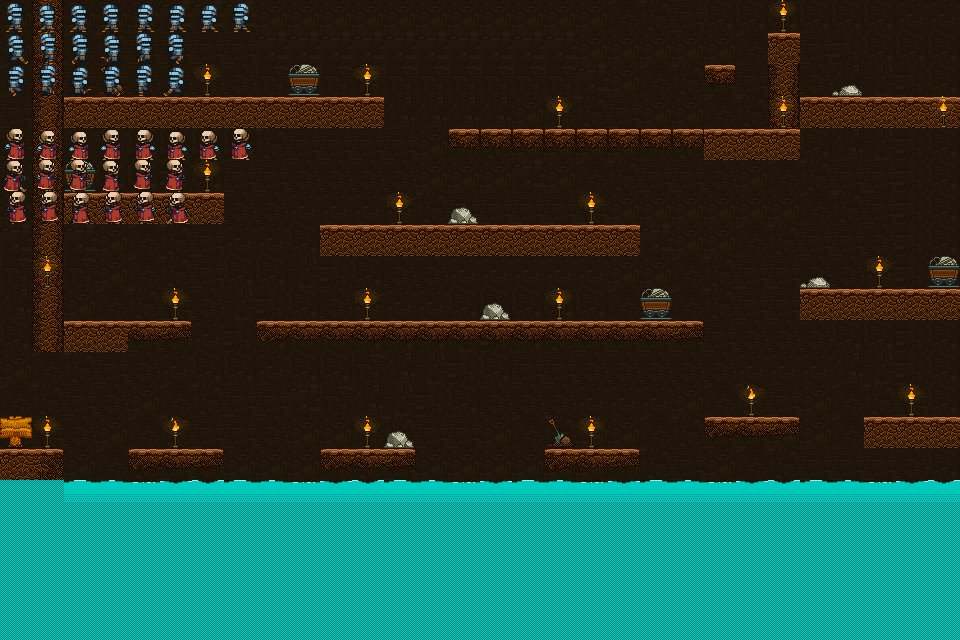

This is a level from a 2D game, rendered from its Tiled map with the project's own tilesets. A one-line summary and the map file follow, with tile-layer data summarised:
An orthogonal 30x20 tile map with 32x32 px tiles, 11 tile layers (Pozadina, Voda, Platforma, Ukrasi, ...), 5 tilesets and 6 objects (coin1, coin2, coin3, coin4, health1, ...).

<map version="1.10" tiledversion="1.10.2" orientation="orthogonal" renderorder="right-down" width="30" height="20" tilewidth="32" tileheight="32" infinite="0" nextlayerid="15" nextobjectid="9">
 <editorsettings>
  <export target="../map-3.js" format="js" />
 </editorsettings>
 <properties>
  <property name="class" value="galahad" />
 </properties>
 <tileset firstgid="1" name="0" tilewidth="32" tileheight="32" tilecount="144" columns="16">
  <image source="single_background.png" width="512" height="303" />
 </tileset>
 <tileset firstgid="145" name="1" tilewidth="32" tileheight="32" tilecount="160" columns="16">
  <image source="pixel_platform_03_tileset_final.png" width="512" height="320" />
 </tileset>
 <tileset firstgid="305" name="svi" tilewidth="32" tileheight="32" tilecount="600" columns="30">
  <image source="svi.png" width="960" height="640" />
 </tileset>
 <tileset firstgid="905" name="carobnj" tilewidth="32" tileheight="32" tilecount="600" columns="30">
  <image source="carobnj.png" width="960" height="640" />
 </tileset>
 <tileset firstgid="1505" name="W" tilewidth="32" tileheight="32" tilecount="600" columns="30">
  <image source="oruzje.png" width="960" height="640" />
 </tileset>
 <layer id="1" name="Pozadina" width="30" height="20">
  <data>[600 cells, 600 non-empty, 16 distinct tile ids]</data>
 </layer>
 <layer id="2" name="Voda" width="30" height="20">
  <data>[600 cells, 150 non-empty, 6 distinct tile ids]</data>
 </layer>
 <layer id="3" name="Platforma" width="30" height="20">
  <data>[600 cells, 96 non-empty, 7 distinct tile ids]</data>
 </layer>
 <layer id="4" name="Ukrasi" width="30" height="20">
  <data>[600 cells, 34 non-empty, 7 distinct tile ids]</data>
 </layer>
 <layer id="5" name="GlavniLik" width="30" height="20">
  <properties>
   <property name="class" value="" />
  </properties>
  <data>[600 cells, 20 non-empty, 20 distinct tile ids]</data>
 </layer>
 <layer id="6" name="Neprijatelj1" width="30" height="20">
  <properties>
   <property name="class" value="protivnik" />
  </properties>
  <data>[600 cells, 20 non-empty, 20 distinct tile ids]</data>
 </layer>
 <layer id="8" name="Neprijatelj2" width="30" height="20">
  <properties>
   <property name="class" value="protivnik" />
  </properties>
  <data>[600 cells, 20 non-empty, 20 distinct tile ids]</data>
 </layer>
 <layer id="9" name="Neprijatelj3" width="30" height="20">
  <properties>
   <property name="class" value="protivnik" />
  </properties>
  <data>[600 cells, 20 non-empty, 20 distinct tile ids]</data>
 </layer>
 <layer id="7" name="Neprijatelj4" width="30" height="20">
  <properties>
   <property name="class" value="protivnik" />
  </properties>
  <data>[600 cells, 20 non-empty, 20 distinct tile ids]</data>
 </layer>
 <layer id="14" name="Neprijatelj5" width="30" height="20">
  <properties>
   <property name="class" value="protivnik" />
  </properties>
  <data>[600 cells, 20 non-empty, 20 distinct tile ids]</data>
 </layer>
 <layer id="11" name="Boss" width="30" height="20">
  <properties>
   <property name="class" value="boss" />
  </properties>
  <data>[600 cells, 20 non-empty, 20 distinct tile ids]</data>
 </layer>
 <objectgroup id="10" name="razno">
  <properties>
   <property name="class" value="svi" />
  </properties>
  <object id="2" name="coin1" gid="150" x="928" y="384" width="32" height="32" />
  <object id="3" name="coin2" gid="150" x="352" y="416" width="32" height="32" />
  <object id="4" name="coin3" gid="150" x="96" y="64" width="32" height="32" />
  <object id="5" name="coin4" gid="150" x="768" y="0" width="32" height="32" />
  <object id="7" name="health1" gid="202" x="864" y="384" width="32" height="32" />
  <object id="8" name="projektil" gid="1897" x="288" y="32" width="32" height="32" />
 </objectgroup>
</map>
